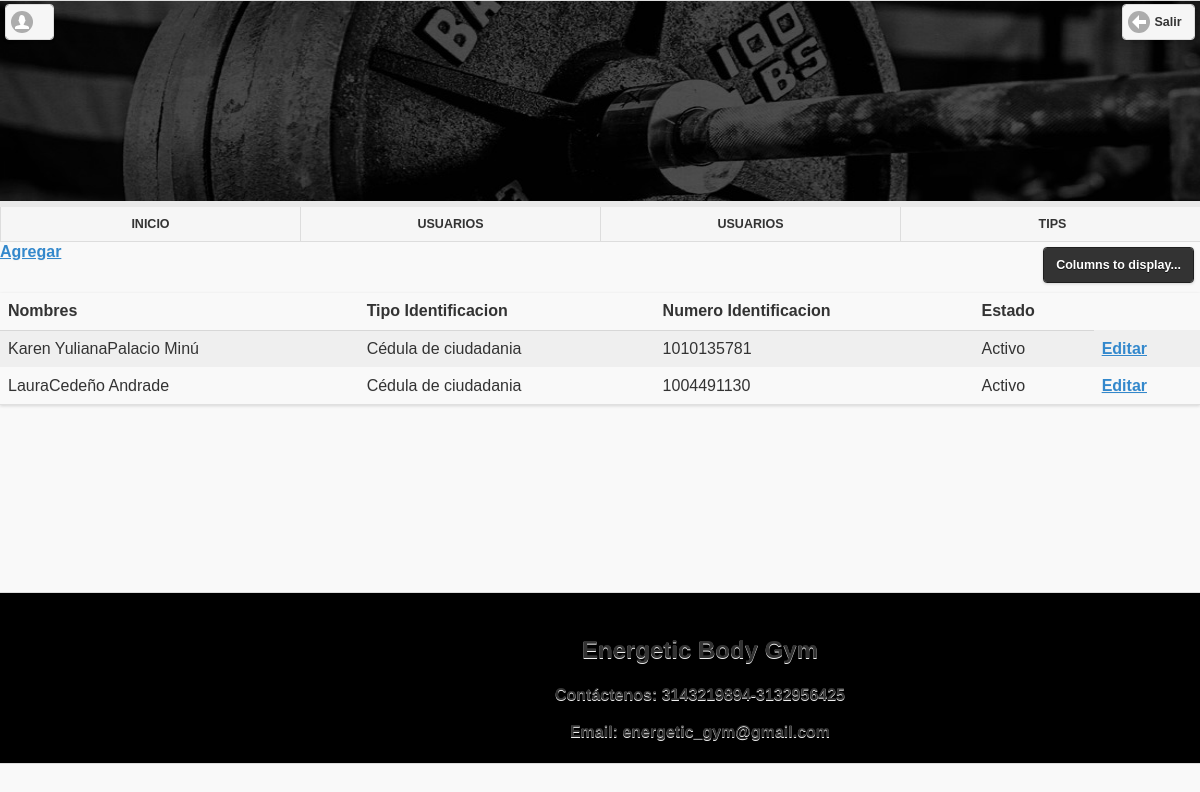
/index.php/registrarse/nuevoregistro, run on the app's committed database.
### tables this page shows
CREATE TABLE `usuario` (
  `usu_codigo` int(11) NOT NULL,
  `usu_nombres` varchar(200) NOT NULL,
  `usu_apellidos` varchar(200) NOT NULL,
  `usu_tipoidentificacion` int(11) NOT NULL,
  `usu_numeroidentificacion` int(11) NOT NULL,
  `usu_alias` varchar(50) NOT NULL,
  `usu_contrasena` varchar(300) NOT NULL,
  `id_rol` int(11) NOT NULL,
  `usu_estado` varchar(1) NOT NULL
);

### application/controllers/registrarse.php (called while the page is built, shortened)
<?php
class Registrarse extends CI_Controller {
  function __construct(){
    $this->load->model('model_registro');
  }
  public function nuevoregistro(){
    $usuario=$_POST['usuario'];
    $data['usuario']= $this->model_registro->lista_usuario();
    $this->load->view('view_librerias');
    $this->load->view('view_usuario',$data);
  }
}

### index.php (called while the page is built, shortened)
<?php
require_once BASEPATH.'core/CodeIgniter.php';

### application/models/model_registro.php (called while the page is built, shortened)
<?php
class Model_registro extends CI_Model {
  function insert_usuario($datos){
  	$this->db->insert('usuario',array(
			'usu_nombres'=>$datos['nombres'],
			'usu_apellidos'=>$datos['apellidos'],
			'usu_tipoidentificacion'=>$datos['tipo_identificacion'],
			'usu_numeroidentificacion'=>$datos['numero_identificacion'],
			'usu_alias'=>$datos['usuario'],
			'usu_contrasena'=>$datos['contra'],
			'usu_estado'=>$datos['estado'],
			'id_rol'=>$datos['rol'],
		));
  }
	function lista_usuario(){
        $query = $this->db->select('*')
                          ->from('usuario')
                          ->get();
        return $query;
	}
}

### application/views/view_usuario.php (the view, shortened to what this page needs)
<!DOCTYPE html>
<html lang="es" dir="ltr">
  <body>
    <div data-role="page" id="pagina_uno">
      <div data-role="header">
          <a href="#"  data-icon="user" title="Mi Perfil"><?= $this->session->userdata('nombres_usuario'); ?>&nbsp;<?= $this->session->userdata('apellidos_usuario'); ?></a>
          <img src="<?php echo base_url(); ?>images/nombre.jpg" alt="" style="width:1525px; height:200px;">
          <a href="<?= base_url(); ?>index.php/login/logout"  data-icon="arrow-l" data-ajax="false">Salir</a>
          <nav data-role="navbar">
              <ul>
                  <li> <a href="<?= base_url(); ?>index.php/welcome/inicio" data-ajax="false">INICIO</a></li>
                  <li> <a href="#" data-ajax="false">USUARIOS</a></li>
                  <li> <a href="<?= base_url(); ?>index.php/admin/recomendaciones" data-ajax="false">USUARIOS</a></li>
                  <li> <a href="<?= base_url(); ?>index.php/admin/tips" data-ajax="false">TIPS</a></li>
              </ul>
          </nav>
        </div>
      <div data-role="main">
          <td><a href="<?= base_url(); ?>index.php/admin/crear_nuevo" data-icon="home" data-ajax="false">Agregar</a></td>
        <table data-role="table" id="table-custom-2" data-mode="columntoggle" class="ui-body-d ui-shadow table-stripe ui-responsive" data-column-btn-theme="b" data-column-btn-text="Columns to display..." data-column-popup-theme="a">          <thead>
          <tr class="ui-bar-d">
            <th data-priority="3">Nombres</th>
            <th data-priority="1">Tipo Identificacion</th>
            <th data-priority="5">Numero Identificacion</th>
            <th data-priority="5">Estado</th>
          </tr>
          </thead>
          <tbody>
          <?php
            foreach ($usuario->result() as $row){
           ?>
            <tr>
              <td><?= $row->usu_nombres.$row->usu_apellidos;  ?></td>
              <td>
                <?php $tipoidentificacion=$row->usu_tipoidentificacion;
                  if($tipoidentificacion=='1'){
                    echo "Cédula de ciudadania";
                  }
                ?>
              </td>
                <td><?= $row->usu_numeroidentificacion;  ?></td>
                <td>
                  <?php $estado=$row->usu_estado;
                    if($estado=='1'){
                      echo "Activo";
                    }
                    else{
                      echo "Inactivo";
                    }
                  ?>
                </td>
              <td><a href="<?= base_url(); ?>index.php/admin/editar_usuario/<?= $row->usu_codigo; ?>" data-icon="home" data-ajax="false">Editar</a></td>
            </tr>
          <?php
            }
          ?>
          </tbody>
	       </table>
      </div>
      <br><br><br><br><br><br><br><br><br>
      <div data-role="footer">
        <div class="footer" style="width:1400px; height:170px; background-color:black;">
            <br>
          <center><h2>Energetic Body Gym</h2>
          <p>Contáctenos: 3143219894-3132956425</p>
          <p>Email: energetic_gym@gmail.com</p></center>
        </div>
      </div>
    </div>
  </body>
</html>

### data on the page
usuario: usu_nombres "Karen Yuliana", usu_apellidos "Palacio Minú", usu_tipoidentificacion "Cédula de ciudadania", usu_numeroidentificacion "1010135781", usu_estado "Activo"
usuario: usu_nombres "Laura", usu_apellidos "Cedeño Andrade", usu_tipoidentificacion "Cédula de ciudadania", usu_numeroidentificacion "1004491130", usu_estado "Activo"
